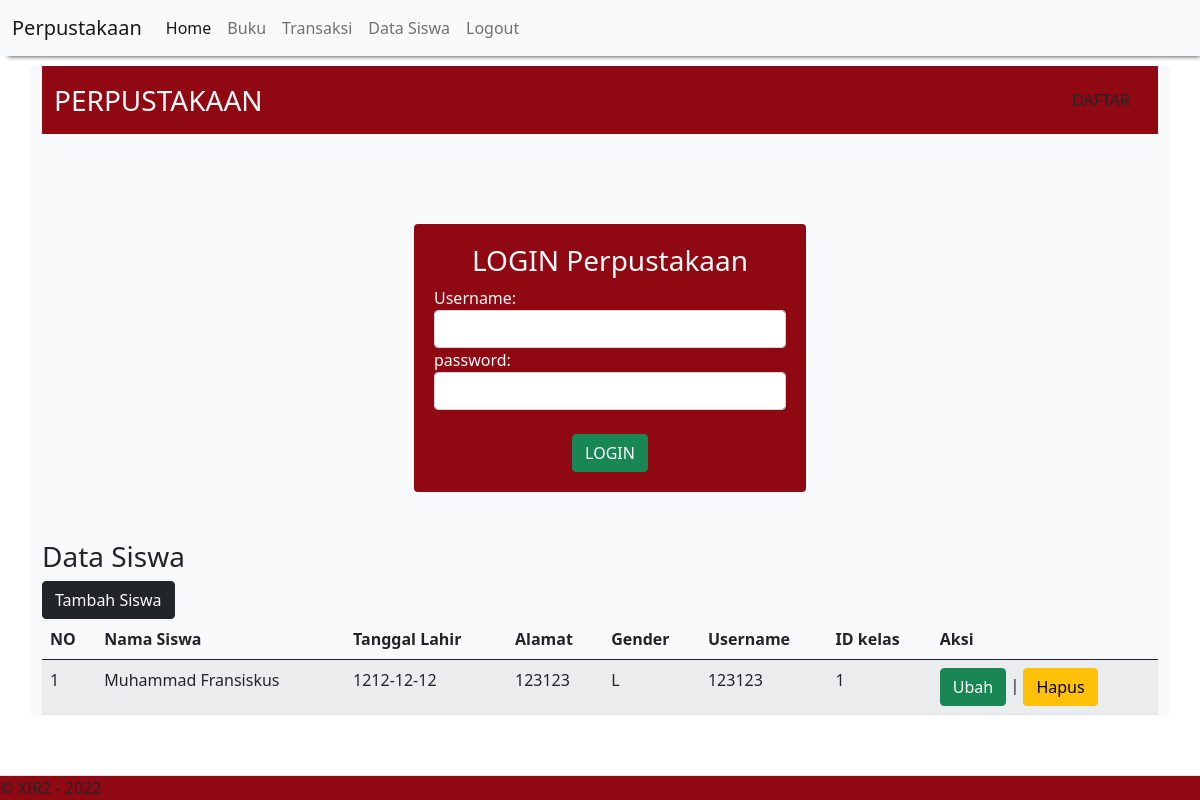
/tampil_siswa.php (signed in), run on the app's committed database.
### tables this page shows
CREATE TABLE `siswa` (
  `id_siswa` int(11) NOT NULL,
  `nama_siswa` varchar(100) NOT NULL,
  `tanggal_lahir` date NOT NULL,
  `gender` enum('L','P') NOT NULL,
  `alamat` text NOT NULL,
  `username` varchar(255) DEFAULT NULL,
  `password` varchar(255) DEFAULT NULL,
  `id_kelas` int(11) NOT NULL
);

### tampil_siswa.php (the view)
<?php include'header.php'; ?>
<? require "login.php" ?>
       <h3 style="">Data Siswa</h3>
       <a href="tambah_siswa.php"><input type="submit" name="" value="Tambah Siswa" class="btn btn-dark text-light"></a>
       <table class="table table-hover table-striped">
        <thead>
            <th>NO</th><th>Nama Siswa</th><th>Tanggal Lahir</th>
            <th>Alamat</th><th>Gender</th>
            <th>Username</th><th>ID kelas</th><th>Aksi</th>
        </thead>
        <tbody>
            <?php
            include "koneksi.php";
            $qry_siswa=mysqli_query($conn,"select * from siswa ");
            $no=0;
            while($data_siswa=mysqli_fetch_array($qry_siswa)){
                $no++;?>
                <tr>    <td><?=$no?></td><td>
                    <?=$data_siswa['nama_siswa']?></td><td>
                    <?=$data_siswa['tanggal_lahir']?></td><td>
                    <?=$data_siswa['alamat']?></td><td>
                    <?=$data_siswa['gender']?></td><td>
                    <?=$data_siswa['username']?></td><td>
                    <?=$data_siswa['id_kelas']?></td><td>
                    <a href="update_siswa.php?id_siswa=<?=$data_siswa['id_siswa']?>" onclick="return confirm('Apakah anda yakin mengubah data ini?')" class="btn btn-success">Ubah</a> |
                    <a href="hapus_siswa.php?id_siswa=<?=$data_siswa['id_siswa']?>" onclick="return confirm('Apakah anda yakin menghapus data ini?')" class="btn btn-warning">Hapus</a>
                    </td>
                </tr>
                <?php
            }
            ?>
        </tbody>
       </table>

### data on the page
siswa: nama_siswa "Muhammad Fransiskus", tanggal_lahir "1212-12-12", alamat "123123", gender "L", username "123123", id_kelas "1"
